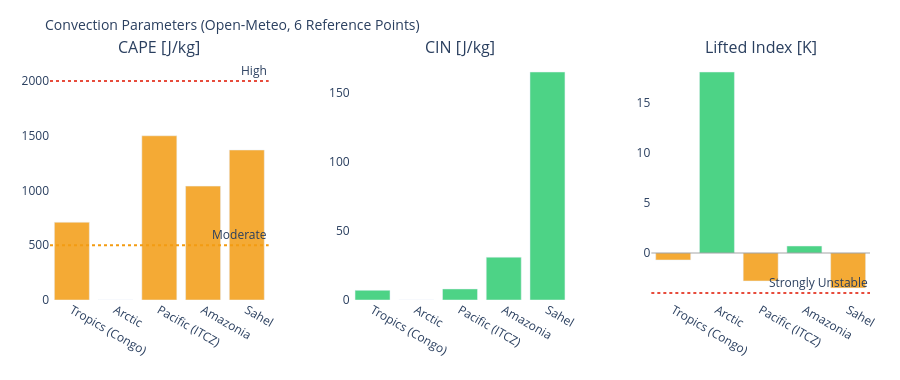

Notebook cell for this chart:
### Markdown cell above
---
## 3. Visualizations

### Code cell
# ============================================================
# CAPE / CIN / LIFTED INDEX – Convection potential
# ============================================================

if not df_atm.empty:
    fig = make_subplots(
        rows=1, cols=3,
        subplot_titles=['CAPE [J/kg]', 'CIN [J/kg]', 'Lifted Index [K]'],
        horizontal_spacing=0.1
    )
    pts = df_atm['point'].tolist()
    pt_colors = ['#E85D24','#185FA5','#888780','#378ADD','#639922','#F2A623']

    # CAPE – höher = mehr Gewitterpotential
    cape_vals = df_atm['cape'].fillna(0).tolist()
    cape_colors = ['#e74c3c' if v > 2000 else '#f39c12' if v > 500 else '#2ecc71'
                   for v in cape_vals]
    fig.add_trace(go.Bar(x=pts, y=cape_vals, marker_color=cape_colors,
                         opacity=0.85, showlegend=False), row=1, col=1)
    fig.add_hline(y=2000, line_dash='dot', line_color='#e74c3c',
                  annotation_text='High', row=1, col=1)
    fig.add_hline(y=500,  line_dash='dot', line_color='#f39c12',
                  annotation_text='Moderate', row=1, col=1)

    # CIN – negativer = stärker gedeckelt (weniger Auslöse)
    cin_vals = df_atm['cin'].fillna(0).tolist()
    cin_colors = ['#e74c3c' if v < -200 else '#f39c12' if v < -50 else '#2ecc71'
                  for v in cin_vals]
    fig.add_trace(go.Bar(x=pts, y=cin_vals, marker_color=cin_colors,
                         opacity=0.85, showlegend=False), row=1, col=2)

    # Lifted Index – negativ = instabil
    li_vals = df_atm['li'].fillna(0).tolist()
    li_colors = ['#e74c3c' if v < -4 else '#f39c12' if v < 0 else '#2ecc71'
                 for v in li_vals]
    fig.add_trace(go.Bar(x=pts, y=li_vals, marker_color=li_colors,
                         opacity=0.85, showlegend=False), row=1, col=3)
    fig.add_hline(y=0, line_color='gray', line_width=0.7, row=1, col=3)
    fig.add_hline(y=-4, line_dash='dot', line_color='#e74c3c',
                  annotation_text='Strongly Unstable', row=1, col=3)

    fig.update_layout(
        title=dict(text='Convection Parameters (Open-Meteo, 6 Reference Points)', font=dict(size=14)),
        height=380, plot_bgcolor='rgba(0,0,0,0)', paper_bgcolor='rgba(0,0,0,0)',
        margin=dict(l=50, r=30, t=60, b=80)
    )
    fig.update_xaxes(tickangle=30)
    fig.show()

### Figure 1 — Plotly figure (JSON) as saved in the notebook; plotly's stock layout.template omitted (floating-point values rounded to 4 significant figures)
{"data": [{"marker": {"color": ["#f39c12", "#2ecc71", "#f39c12", "#f39c12", "#f39c12"]}, "opacity": 0.85, "showlegend": false, "type": "bar", "x": ["Tropics (Congo)", "Arctic", "Pacific (ITCZ)", "Amazonia", "Sahel"], "xaxis": "x", "y": [710.0, 0.0, 1500.0, 1040.0, 1370.0], "yaxis": "y"}, {"marker": {"color": ["#2ecc71", "#2ecc71", "#2ecc71", "#2ecc71", "#2ecc71"]}, "opacity": 0.85, "showlegend": false, "type": "bar", "x": ["Tropics (Congo)", "Arctic", "Pacific (ITCZ)", "Amazonia", "Sahel"], "xaxis": "x2", "y": [7.0, 0.0, 8.0, 31.0, 165.0], "yaxis": "y2"}, {"marker": {"color": ["#f39c12", "#2ecc71", "#f39c12", "#2ecc71", "#f39c12"]}, "opacity": 0.85, "showlegend": false, "type": "bar", "x": ["Tropics (Congo)", "Arctic", "Pacific (ITCZ)", "Amazonia", "Sahel"], "xaxis": "x3", "y": [-0.7, 18.1, -2.8, 0.7, -3.5], "yaxis": "y3"}], "layout": {"annotations": [{"font": {"size": 16}, "showarrow": false, "text": "CAPE [J/kg]", "x": 0.1333, "xanchor": "center", "xref": "paper", "y": 1.0, "yanchor": "bottom", "yref": "paper"}, {"font": {"size": 16}, "showarrow": false, "text": "CIN [J/kg]", "x": 0.5, "xanchor": "center", "xref": "paper", "y": 1.0, "yanchor": "bottom", "yref": "paper"}, {"font": {"size": 16}, "showarrow": false, "text": "Lifted Index [K]", "x": 0.8667, "xanchor": "center", "xref": "paper", "y": 1.0, "yanchor": "bottom", "yref": "paper"}, {"showarrow": false, "text": "High", "x": 1, "xanchor": "right", "xref": "x domain", "y": 2000, "yanchor": "bottom", "yref": "y"}, {"showarrow": false, "text": "Moderate", "x": 1, "xanchor": "right", "xref": "x domain", "y": 500, "yanchor": "bottom", "yref": "y"}, {"showarrow": false, "text": "Strongly Unstable", "x": 1, "xanchor": "right", "xref": "x3 domain", "y": -4, "yanchor": "bottom", "yref": "y3"}], "height": 380, "margin": {"b": 80, "l": 50, "r": 30, "t": 60}, "paper_bgcolor": "rgba(0,0,0,0)", "plot_bgcolor": "rgba(0,0,0,0)", "shapes": [{"line": {"color": "#e74c3c", "dash": "dot"}, "type": "line", "x0": 0, "x1": 1, "xref": "x domain", "y0": 2000, "y1": 2000, "yref": "y"}, {"line": {"color": "#f39c12", "dash": "dot"}, "type": "line", "x0": 0, "x1": 1, "xref": "x domain", "y0": 500, "y1": 500, "yref": "y"}, {"line": {"color": "gray", "width": 0.7}, "type": "line", "x0": 0, "x1": 1, "xref": "x3 domain", "y0": 0, "y1": 0, "yref": "y3"}, {"line": {"color": "#e74c3c", "dash": "dot"}, "type": "line", "x0": 0, "x1": 1, "xref": "x3 domain", "y0": -4, "y1": -4, "yref": "y3"}], "title": {"font": {"size": 14}, "text": "Convection Parameters (Open-Meteo, 6 Reference Points)"}, "xaxis": {"anchor": "y", "domain": [0.0, 0.2667], "tickangle": 30}, "xaxis2": {"anchor": "y2", "domain": [0.3667, 0.6333], "tickangle": 30}, "xaxis3": {"anchor": "y3", "domain": [0.7333, 1.0], "tickangle": 30}, "yaxis": {"anchor": "x", "domain": [0.0, 1.0]}, "yaxis2": {"anchor": "x2", "domain": [0.0, 1.0]}, "yaxis3": {"anchor": "x3", "domain": [0.0, 1.0]}}}
